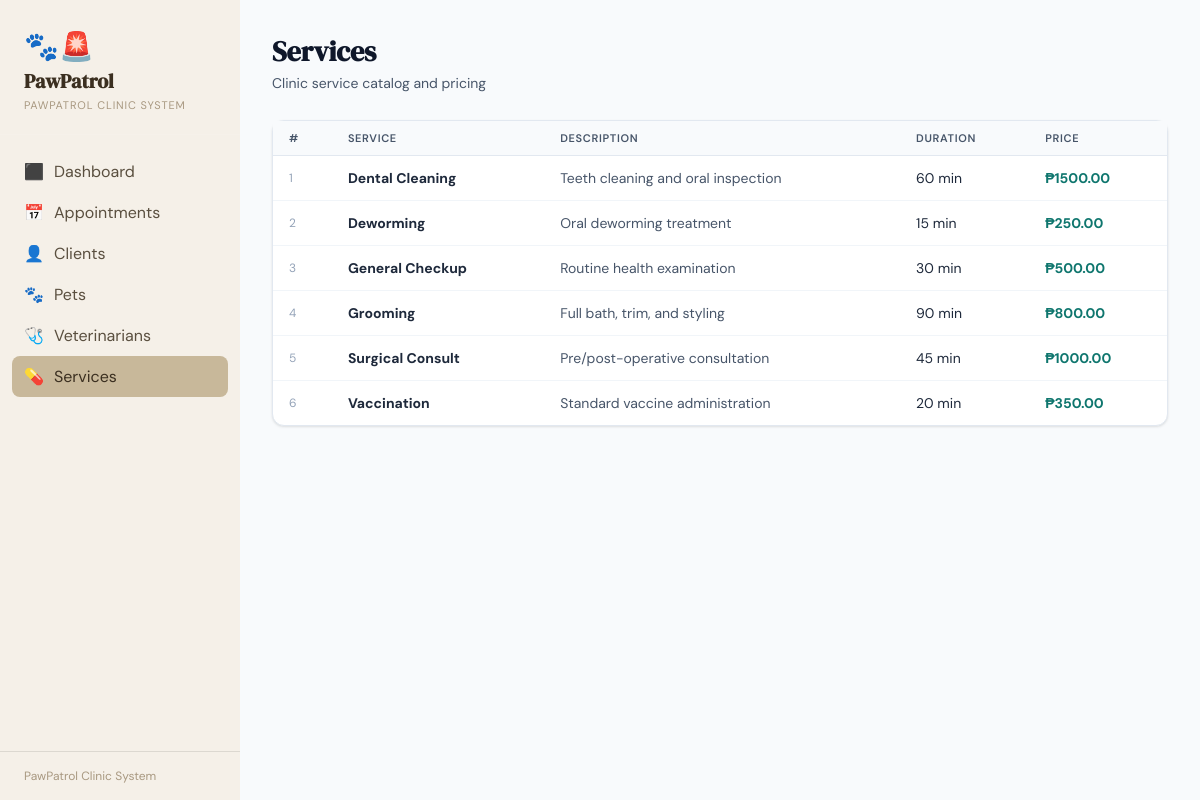
Page /services on the earlier database version.
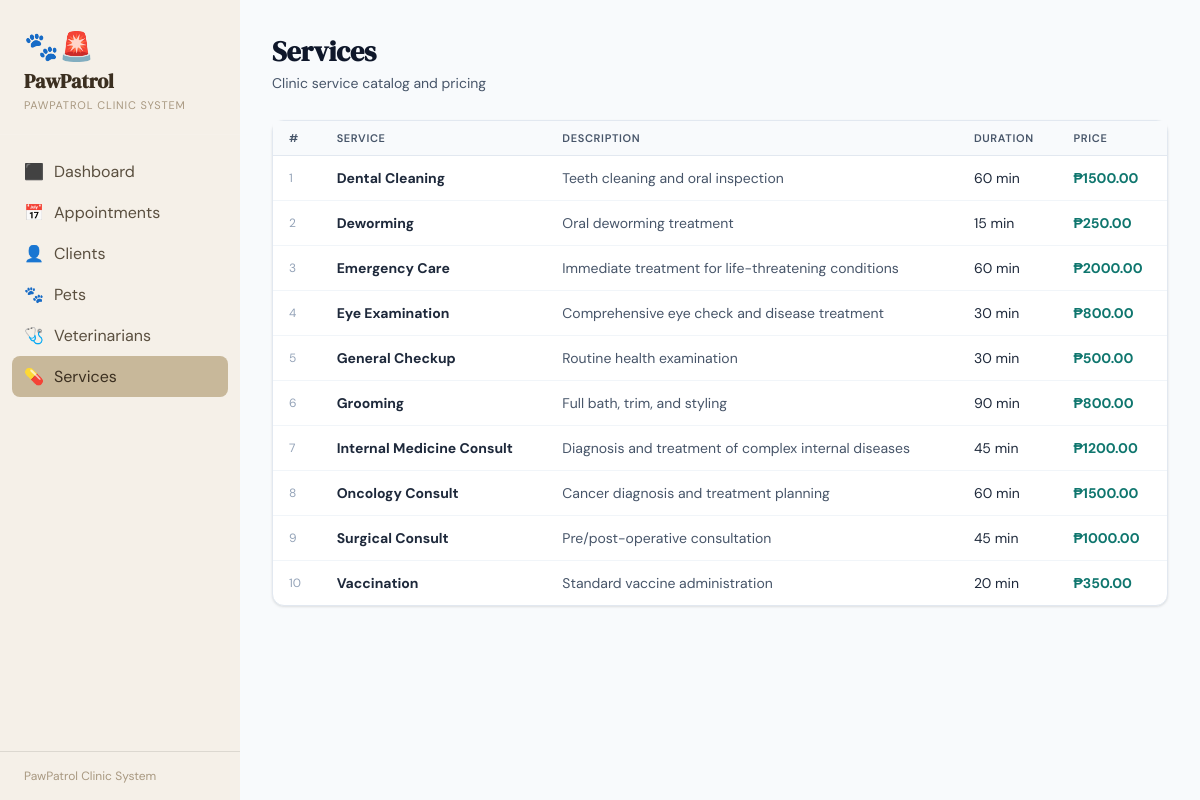
Same page on the later database version.
### tables this page shows
CREATE TABLE SERVICE (
            service_id       INTEGER PRIMARY KEY AUTOINCREMENT,
            service_name     TEXT NOT NULL,
            description      TEXT,
            duration_minutes INTEGER NOT NULL,
            price            REAL NOT NULL
        );

### app.py (the view)
@app.route("/services")
def services():
    db = get_db()
    rows = db.execute("SELECT * FROM SERVICE ORDER BY service_name").fetchall()
    return render_template("services.html", services=rows)

### app.py (called while the page is built)
def get_db():
    conn = sqlite3.connect(DB)
    conn.row_factory = sqlite3.Row
    conn.execute("PRAGMA foreign_keys = ON")
    return conn

### templates/services.html (shortened to what this page needs)
{% extends "base.html" %}
{% block content %}
<div class="page-header">
  <h2>Services</h2>
  <p>Clinic service catalog and pricing</p>
</div>
<div class="card">
  <div class="table-wrap">
    <table>
      <thead><tr>
        <th>#</th><th>Service</th><th>Description</th><th>Duration</th><th>Price</th>
      </tr></thead>
      <tbody>
      {% for s in services %}
      <tr>
      <td style="color:var(--gray-400);font-size:12px">{{ loop.index }}</td>
        <td><b>{{ s.service_name }}</b></td>
        <td style="color:var(--gray-600)">{{ s.description or '—' }}</td>
        <td>{{ s.duration_minutes }} min</td>
        <td><b style="color:var(--teal)">₱{{ "%.2f"|format(s.price) }}</b></td>
      </tr>
      {% endfor %}
      </tbody>
    </table>
  </div>
</div>
{% endblock %}

Differences in the rows shown:
added SERVICE: service_name "Emergency Care", description "Immediate treatment for life-threatening conditions", duration_minutes "60", price "2000.00"
added SERVICE: service_name "Eye Examination", description "Comprehensive eye check and disease treatment", duration_minutes "30", price "800.00"
added SERVICE: service_name "Internal Medicine Consult", description "Diagnosis and treatment of complex internal diseases", duration_minutes "45", price "1200.00"
added SERVICE: service_name "Oncology Consult", description "Cancer diagnosis and treatment planning", duration_minutes "60", price "1500.00"
